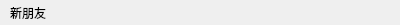
<?xml version="1.0" encoding="UTF-8"?>
<ui version="4.0">
 <class>GroupTipItem</class>
 <widget class="QWidget" name="GroupTipItem">
  <property name="geometry">
   <rect>
    <x>0</x>
    <y>0</y>
    <width>400</width>
    <height>25</height>
   </rect>
  </property>
  <property name="minimumSize">
   <size>
    <width>0</width>
    <height>25</height>
   </size>
  </property>
  <property name="maximumSize">
   <size>
    <width>16777215</width>
    <height>25</height>
   </size>
  </property>
  <property name="windowTitle">
   <string>Form</string>
  </property>
  <layout class="QVBoxLayout" name="verticalLayout">
   <property name="spacing">
    <number>0</number>
   </property>
   <property name="leftMargin">
    <number>10</number>
   </property>
   <property name="topMargin">
    <number>0</number>
   </property>
   <property name="rightMargin">
    <number>0</number>
   </property>
   <property name="bottomMargin">
    <number>0</number>
   </property>
   <item>
    <widget class="QLabel" name="label">
     <property name="text">
      <string>新朋友</string>
     </property>
    </widget>
   </item>
  </layout>
 </widget>
 <resources/>
 <connections/>
</ui>
